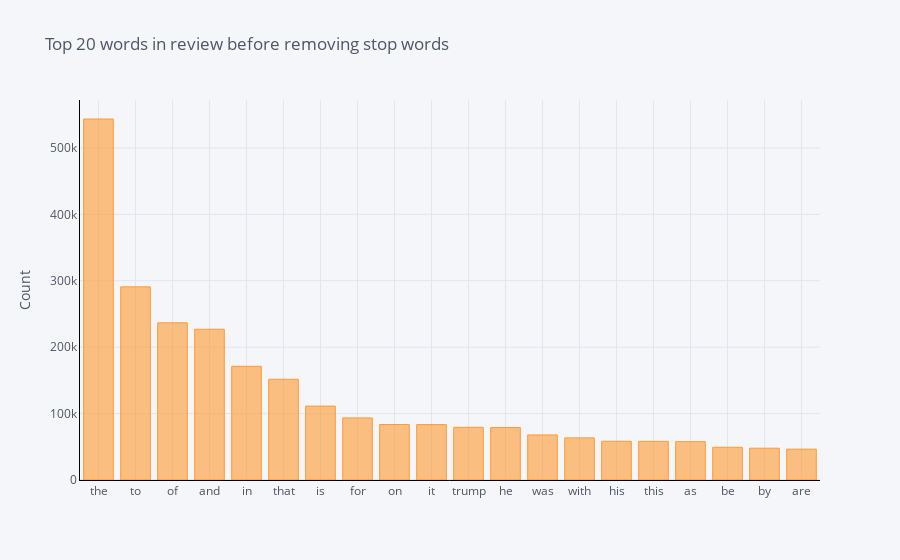

The cell this chart's notebook holds for it:
### Code cell
# The distribution of top unigrams before removing stop words in the Unreliable News
from sklearn.feature_extraction.text import CountVectorizer
def get_top_n_words(corpus, n=None):
    vec = CountVectorizer().fit(corpus)
    bag_of_words = vec.transform(corpus)
    sum_words = bag_of_words.sum(axis=0) 
    words_freq = [(word, sum_words[0, idx]) for word, idx in vec.vocabulary_.items()]
    words_freq =sorted(words_freq, key = lambda x: x[1], reverse=True)
    return words_freq[:n]
common_words = get_top_n_words(fake['text'], 20)
for word, freq in common_words:
    print(word, freq)
df1 = pd.DataFrame(common_words, columns = ['text' , 'count'])
df1.groupby('text').sum()['count'].sort_values(ascending=False).iplot(
    kind='bar', yTitle='Count', linecolor='black', title='Top 20 words in review before removing stop words')

### Figure 1 — Plotly figure (JSON) as saved in the notebook; plotly's stock layout.template omitted (floating-point values rounded to 4 significant figures)
{"data": [{"marker": {"color": "rgba(255, 153, 51, 0.6)", "line": {"color": "rgba(255, 153, 51, 1.0)", "width": 1}}, "name": "count", "orientation": "v", "text": "", "type": "bar", "x": ["the", "to", "of", "and", "in", "that", "is", "for", "on", "it", "trump", "he", "was", "with", "his", "this", "as", "be", "by", "are"], "y": [543551, 290819, 236640, 226971, 171163, 151662, 111234, 93480, 83591, 83380, 79300, 78997, 67857, 63419, 58351, 58217, 57768, 49271, 47903, 46475]}], "layout": {"legend": {"bgcolor": "#F5F6F9", "font": {"color": "#4D5663"}}, "paper_bgcolor": "#F5F6F9", "plot_bgcolor": "#F5F6F9", "title": {"font": {"color": "#4D5663"}, "text": "Top 20 words in review before removing stop words"}, "xaxis": {"gridcolor": "#E1E5ED", "linecolor": "black", "showgrid": true, "tickfont": {"color": "#4D5663"}, "title": {"font": {"color": "#4D5663"}, "text": ""}, "zerolinecolor": "#E1E5ED"}, "yaxis": {"gridcolor": "#E1E5ED", "linecolor": "black", "showgrid": true, "tickfont": {"color": "#4D5663"}, "title": {"font": {"color": "#4D5663"}, "text": "Count"}, "zerolinecolor": "#E1E5ED"}}}
